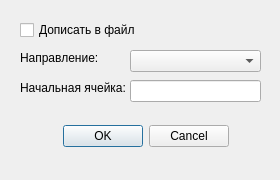
<?xml version="1.0" encoding="UTF-8"?>
<ui version="4.0">
 <class>OnSaveExcelDialog</class>
 <widget class="QDialog" name="OnSaveExcelDialog">
  <property name="geometry">
   <rect>
    <x>0</x>
    <y>0</y>
    <width>280</width>
    <height>180</height>
   </rect>
  </property>
  <property name="windowTitle">
   <string>Параметры сохранения</string>
  </property>
  <widget class="QDialogButtonBox" name="buttonBox">
   <property name="geometry">
    <rect>
     <x>30</x>
     <y>120</y>
     <width>231</width>
     <height>32</height>
    </rect>
   </property>
   <property name="orientation">
    <enum>Qt::Horizontal</enum>
   </property>
   <property name="standardButtons">
    <set>QDialogButtonBox::Cancel|QDialogButtonBox::Ok</set>
   </property>
   <property name="centerButtons">
    <bool>true</bool>
   </property>
  </widget>
  <widget class="QCheckBox" name="append_check_box">
   <property name="geometry">
    <rect>
     <x>20</x>
     <y>20</y>
     <width>121</width>
     <height>20</height>
    </rect>
   </property>
   <property name="text">
    <string>Дописать в файл</string>
   </property>
  </widget>
  <widget class="QComboBox" name="direction_combo_box">
   <property name="geometry">
    <rect>
     <x>130</x>
     <y>50</y>
     <width>131</width>
     <height>22</height>
    </rect>
   </property>
  </widget>
  <widget class="QLineEdit" name="start_cell_line_edit">
   <property name="geometry">
    <rect>
     <x>130</x>
     <y>80</y>
     <width>131</width>
     <height>22</height>
    </rect>
   </property>
  </widget>
  <widget class="QLabel" name="direction_label">
   <property name="geometry">
    <rect>
     <x>20</x>
     <y>50</y>
     <width>81</width>
     <height>16</height>
    </rect>
   </property>
   <property name="text">
    <string>Направление:</string>
   </property>
  </widget>
  <widget class="QLabel" name="start_cell_label">
   <property name="geometry">
    <rect>
     <x>20</x>
     <y>80</y>
     <width>111</width>
     <height>16</height>
    </rect>
   </property>
   <property name="text">
    <string>Начальная ячейка:</string>
   </property>
  </widget>
 </widget>
 <resources/>
 <connections>
  <connection>
   <sender>buttonBox</sender>
   <signal>accepted()</signal>
   <receiver>OnSaveExcelDialog</receiver>
   <slot>accept()</slot>
   <hints>
    <hint type="sourcelabel">
     <x>248</x>
     <y>254</y>
    </hint>
    <hint type="destinationlabel">
     <x>157</x>
     <y>274</y>
    </hint>
   </hints>
  </connection>
  <connection>
   <sender>buttonBox</sender>
   <signal>rejected()</signal>
   <receiver>OnSaveExcelDialog</receiver>
   <slot>reject()</slot>
   <hints>
    <hint type="sourcelabel">
     <x>316</x>
     <y>260</y>
    </hint>
    <hint type="destinationlabel">
     <x>286</x>
     <y>274</y>
    </hint>
   </hints>
  </connection>
 </connections>
</ui>
